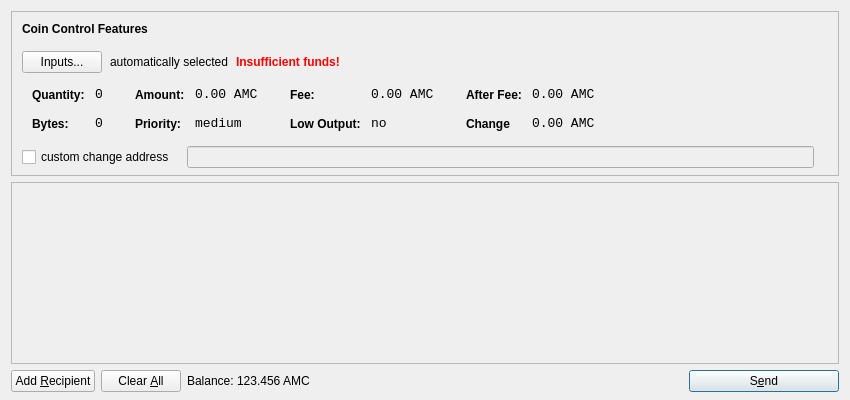
<?xml version="1.0" encoding="UTF-8"?>
<ui version="4.0">
 <class>SendCoinsDialog</class>
 <widget class="QDialog" name="SendCoinsDialog">
  <property name="geometry">
   <rect>
    <x>0</x>
    <y>0</y>
    <width>850</width>
    <height>400</height>
   </rect>
  </property>
  <property name="windowTitle">
   <string>Send Coins</string>
  </property>
  <layout class="QVBoxLayout" name="verticalLayout" stretch="0,1,0">
   <property name="bottomMargin">
    <number>8</number>
   </property>
   <item>
    <widget class="QFrame" name="frameCoinControl">
     <property name="sizePolicy">
      <sizepolicy hsizetype="Expanding" vsizetype="Expanding">
       <horstretch>0</horstretch>
       <verstretch>0</verstretch>
      </sizepolicy>
     </property>
     <property name="maximumSize">
      <size>
       <width>16777215</width>
       <height>16777215</height>
      </size>
     </property>
     <property name="frameShape">
      <enum>QFrame::StyledPanel</enum>
     </property>
     <property name="frameShadow">
      <enum>QFrame::Sunken</enum>
     </property>
     <layout class="QVBoxLayout" name="verticalLayoutCoinControl2">
      <property name="spacing">
       <number>-1</number>
      </property>
      <property name="leftMargin">
       <number>0</number>
      </property>
      <property name="topMargin">
       <number>0</number>
      </property>
      <property name="rightMargin">
       <number>0</number>
      </property>
      <property name="bottomMargin">
       <number>6</number>
      </property>
      <item>
       <layout class="QVBoxLayout" name="verticalLayoutCoinControl" stretch="0,0,0,0,1">
        <property name="spacing">
         <number>0</number>
        </property>
        <property name="leftMargin">
         <number>10</number>
        </property>
        <property name="topMargin">
         <number>10</number>
        </property>
        <item>
         <layout class="QHBoxLayout" name="horizontalLayoutCoinControl1">
          <property name="bottomMargin">
           <number>15</number>
          </property>
          <item>
           <widget class="QLabel" name="labelCoinControlFeatures">
            <property name="sizePolicy">
             <sizepolicy hsizetype="Preferred" vsizetype="Maximum">
              <horstretch>0</horstretch>
              <verstretch>0</verstretch>
             </sizepolicy>
            </property>
            <property name="font">
             <font>
              <weight>75</weight>
              <bold>true</bold>
             </font>
            </property>
            <property name="styleSheet">
             <string notr="true">font-weight:bold;</string>
            </property>
            <property name="text">
             <string>Coin Control Features</string>
            </property>
           </widget>
          </item>
         </layout>
        </item>
        <item>
         <layout class="QHBoxLayout" name="horizontalLayoutCoinControl2" stretch="0,0,0,0">
          <property name="spacing">
           <number>8</number>
          </property>
          <property name="bottomMargin">
           <number>10</number>
          </property>
          <item>
           <widget class="QPushButton" name="pushButtonCoinControl">
            <property name="styleSheet">
             <string notr="true"/>
            </property>
            <property name="text">
             <string>Inputs...</string>
            </property>
           </widget>
          </item>
          <item>
           <widget class="QLabel" name="labelCoinControlAutomaticallySelected">
            <property name="text">
             <string>automatically selected</string>
            </property>
            <property name="margin">
             <number>5</number>
            </property>
           </widget>
          </item>
          <item>
           <widget class="QLabel" name="labelCoinControlInsuffFunds">
            <property name="font">
             <font>
              <weight>75</weight>
              <bold>true</bold>
             </font>
            </property>
            <property name="styleSheet">
             <string notr="true">color:red;font-weight:bold;</string>
            </property>
            <property name="text">
             <string>Insufficient funds!</string>
            </property>
            <property name="margin">
             <number>5</number>
            </property>
           </widget>
          </item>
          <item>
           <spacer name="horizontalSpacerCoinControl">
            <property name="orientation">
             <enum>Qt::Horizontal</enum>
            </property>
            <property name="sizeHint" stdset="0">
             <size>
              <width>40</width>
              <height>1</height>
             </size>
            </property>
           </spacer>
          </item>
         </layout>
        </item>
        <item>
         <widget class="QWidget" name="widgetCoinControl" native="true">
          <property name="sizePolicy">
           <sizepolicy hsizetype="Preferred" vsizetype="Preferred">
            <horstretch>0</horstretch>
            <verstretch>0</verstretch>
           </sizepolicy>
          </property>
          <property name="minimumSize">
           <size>
            <width>0</width>
            <height>0</height>
           </size>
          </property>
          <property name="styleSheet">
           <string notr="true"/>
          </property>
          <layout class="QHBoxLayout" name="horizontalLayoutCoinControl5">
           <property name="margin">
            <number>0</number>
           </property>
           <item>
            <layout class="QHBoxLayout" name="horizontalLayoutCoinControl3" stretch="0,0,0,1">
             <property name="spacing">
              <number>20</number>
             </property>
             <property name="topMargin">
              <number>0</number>
             </property>
             <property name="bottomMargin">
              <number>10</number>
             </property>
             <item>
              <layout class="QFormLayout" name="formLayoutCoinControl1">
               <property name="horizontalSpacing">
                <number>10</number>
               </property>
               <property name="verticalSpacing">
                <number>14</number>
               </property>
               <property name="leftMargin">
                <number>10</number>
               </property>
               <property name="topMargin">
                <number>4</number>
               </property>
               <property name="rightMargin">
                <number>6</number>
               </property>
               <item row="0" column="0">
                <widget class="QLabel" name="labelCoinControlQuantityText">
                 <property name="styleSheet">
                  <string notr="true">font-weight:bold;</string>
                 </property>
                 <property name="text">
                  <string>Quantity:</string>
                 </property>
                 <property name="margin">
                  <number>0</number>
                 </property>
                </widget>
               </item>
               <item row="0" column="1">
                <widget class="QLabel" name="labelCoinControlQuantity">
                 <property name="font">
                  <font>
                   <family>Monospace</family>
                   <pointsize>10</pointsize>
                  </font>
                 </property>
                 <property name="cursor">
                  <cursorShape>IBeamCursor</cursorShape>
                 </property>
                 <property name="contextMenuPolicy">
                  <enum>Qt::ActionsContextMenu</enum>
                 </property>
                 <property name="text">
                  <string>0</string>
                 </property>
                 <property name="margin">
                  <number>0</number>
                 </property>
                 <property name="textInteractionFlags">
                  <set>Qt::LinksAccessibleByMouse|Qt::TextSelectableByKeyboard|Qt::TextSelectableByMouse</set>
                 </property>
                </widget>
               </item>
               <item row="1" column="0">
                <widget class="QLabel" name="labelCoinControlBytesText">
                 <property name="styleSheet">
                  <string notr="true">font-weight:bold;</string>
                 </property>
                 <property name="text">
                  <string>Bytes:</string>
                 </property>
                </widget>
               </item>
               <item row="1" column="1">
                <widget class="QLabel" name="labelCoinControlBytes">
                 <property name="font">
                  <font>
                   <family>Monospace</family>
                   <pointsize>10</pointsize>
                  </font>
                 </property>
                 <property name="cursor">
                  <cursorShape>IBeamCursor</cursorShape>
                 </property>
                 <property name="contextMenuPolicy">
                  <enum>Qt::ActionsContextMenu</enum>
                 </property>
                 <property name="text">
                  <string>0</string>
                 </property>
                 <property name="textInteractionFlags">
                  <set>Qt::LinksAccessibleByMouse|Qt::TextSelectableByKeyboard|Qt::TextSelectableByMouse</set>
                 </property>
                </widget>
               </item>
              </layout>
             </item>
             <item>
              <layout class="QFormLayout" name="formLayoutCoinControl2">
               <property name="horizontalSpacing">
                <number>10</number>
               </property>
               <property name="verticalSpacing">
                <number>14</number>
               </property>
               <property name="leftMargin">
                <number>6</number>
               </property>
               <property name="topMargin">
                <number>4</number>
               </property>
               <property name="rightMargin">
                <number>6</number>
               </property>
               <item row="0" column="0">
                <widget class="QLabel" name="labelCoinControlAmountText">
                 <property name="styleSheet">
                  <string notr="true">font-weight:bold;</string>
                 </property>
                 <property name="text">
                  <string>Amount:</string>
                 </property>
                 <property name="margin">
                  <number>0</number>
                 </property>
                </widget>
               </item>
               <item row="0" column="1">
                <widget class="QLabel" name="labelCoinControlAmount">
                 <property name="font">
                  <font>
                   <family>Monospace</family>
                   <pointsize>10</pointsize>
                  </font>
                 </property>
                 <property name="cursor">
                  <cursorShape>IBeamCursor</cursorShape>
                 </property>
                 <property name="contextMenuPolicy">
                  <enum>Qt::ActionsContextMenu</enum>
                 </property>
                 <property name="text">
                  <string>0.00 AMC</string>
                 </property>
                 <property name="textInteractionFlags">
                  <set>Qt::LinksAccessibleByMouse|Qt::TextSelectableByKeyboard|Qt::TextSelectableByMouse</set>
                 </property>
                </widget>
               </item>
               <item row="1" column="0">
                <widget class="QLabel" name="labelCoinControlPriorityText">
                 <property name="styleSheet">
                  <string notr="true">font-weight:bold;</string>
                 </property>
                 <property name="text">
                  <string>Priority:</string>
                 </property>
                </widget>
               </item>
               <item row="1" column="1">
                <widget class="QLabel" name="labelCoinControlPriority">
                 <property name="font">
                  <font>
                   <family>Monospace</family>
                   <pointsize>10</pointsize>
                  </font>
                 </property>
                 <property name="cursor">
                  <cursorShape>IBeamCursor</cursorShape>
                 </property>
                 <property name="contextMenuPolicy">
                  <enum>Qt::ActionsContextMenu</enum>
                 </property>
                 <property name="text">
                  <string>medium</string>
                 </property>
                 <property name="textInteractionFlags">
                  <set>Qt::LinksAccessibleByMouse|Qt::TextSelectableByKeyboard|Qt::TextSelectableByMouse</set>
                 </property>
                </widget>
               </item>
              </layout>
             </item>
             <item>
              <layout class="QFormLayout" name="formLayoutCoinControl3">
               <property name="horizontalSpacing">
                <number>10</number>
               </property>
               <property name="verticalSpacing">
                <number>14</number>
               </property>
               <property name="leftMargin">
                <number>6</number>
               </property>
               <property name="topMargin">
                <number>4</number>
               </property>
               <property name="rightMargin">
                <number>6</number>
               </property>
               <item row="0" column="0">
                <widget class="QLabel" name="labelCoinControlFeeText">
                 <property name="styleSheet">
                  <string notr="true">font-weight:bold;</string>
                 </property>
                 <property name="text">
                  <string>Fee:</string>
                 </property>
                 <property name="margin">
                  <number>0</number>
                 </property>
                </widget>
               </item>
               <item row="0" column="1">
                <widget class="QLabel" name="labelCoinControlFee">
                 <property name="font">
                  <font>
                   <family>Monospace</family>
                   <pointsize>10</pointsize>
                  </font>
                 </property>
                 <property name="cursor">
                  <cursorShape>IBeamCursor</cursorShape>
                 </property>
                 <property name="contextMenuPolicy">
                  <enum>Qt::ActionsContextMenu</enum>
                 </property>
                 <property name="text">
                  <string>0.00 AMC</string>
                 </property>
                 <property name="textInteractionFlags">
                  <set>Qt::LinksAccessibleByMouse|Qt::TextSelectableByKeyboard|Qt::TextSelectableByMouse</set>
                 </property>
                </widget>
               </item>
               <item row="1" column="0">
                <widget class="QLabel" name="labelCoinControlLowOutputText">
                 <property name="styleSheet">
                  <string notr="true">font-weight:bold;</string>
                 </property>
                 <property name="text">
                  <string>Low Output:</string>
                 </property>
                </widget>
               </item>
               <item row="1" column="1">
                <widget class="QLabel" name="labelCoinControlLowOutput">
                 <property name="font">
                  <font>
                   <family>Monospace</family>
                   <pointsize>10</pointsize>
                  </font>
                 </property>
                 <property name="cursor">
                  <cursorShape>IBeamCursor</cursorShape>
                 </property>
                 <property name="contextMenuPolicy">
                  <enum>Qt::ActionsContextMenu</enum>
                 </property>
                 <property name="text">
                  <string>no</string>
                 </property>
                 <property name="textInteractionFlags">
                  <set>Qt::LinksAccessibleByMouse|Qt::TextSelectableByKeyboard|Qt::TextSelectableByMouse</set>
                 </property>
                </widget>
               </item>
              </layout>
             </item>
             <item>
              <layout class="QFormLayout" name="formLayoutCoinControl4">
               <property name="horizontalSpacing">
                <number>10</number>
               </property>
               <property name="verticalSpacing">
                <number>14</number>
               </property>
               <property name="leftMargin">
                <number>6</number>
               </property>
               <property name="topMargin">
                <number>4</number>
               </property>
               <property name="rightMargin">
                <number>6</number>
               </property>
               <item row="0" column="0">
                <widget class="QLabel" name="labelCoinControlAfterFeeText">
                 <property name="styleSheet">
                  <string notr="true">font-weight:bold;</string>
                 </property>
                 <property name="text">
                  <string>After Fee:</string>
                 </property>
                 <property name="margin">
                  <number>0</number>
                 </property>
                </widget>
               </item>
               <item row="0" column="1">
                <widget class="QLabel" name="labelCoinControlAfterFee">
                 <property name="font">
                  <font>
                   <family>Monospace</family>
                   <pointsize>10</pointsize>
                  </font>
                 </property>
                 <property name="cursor">
                  <cursorShape>IBeamCursor</cursorShape>
                 </property>
                 <property name="contextMenuPolicy">
                  <enum>Qt::ActionsContextMenu</enum>
                 </property>
                 <property name="text">
                  <string>0.00 AMC</string>
                 </property>
                 <property name="textInteractionFlags">
                  <set>Qt::LinksAccessibleByMouse|Qt::TextSelectableByKeyboard|Qt::TextSelectableByMouse</set>
                 </property>
                </widget>
               </item>
               <item row="1" column="0">
                <widget class="QLabel" name="labelCoinControlChangeText">
                 <property name="styleSheet">
                  <string notr="true">font-weight:bold;</string>
                 </property>
                 <property name="text">
                  <string>Change</string>
                 </property>
                </widget>
               </item>
               <item row="1" column="1">
                <widget class="QLabel" name="labelCoinControlChange">
                 <property name="font">
                  <font>
                   <family>Monospace</family>
                   <pointsize>10</pointsize>
                  </font>
                 </property>
                 <property name="cursor">
                  <cursorShape>IBeamCursor</cursorShape>
                 </property>
                 <property name="contextMenuPolicy">
                  <enum>Qt::ActionsContextMenu</enum>
                 </property>
                 <property name="text">
                  <string>0.00 AMC</string>
                 </property>
                 <property name="textInteractionFlags">
                  <set>Qt::LinksAccessibleByMouse|Qt::TextSelectableByKeyboard|Qt::TextSelectableByMouse</set>
                 </property>
                </widget>
               </item>
              </layout>
             </item>
            </layout>
           </item>
          </layout>
         </widget>
        </item>
        <item>
         <layout class="QHBoxLayout" name="horizontalLayoutCoinControl4" stretch="0,0,0">
          <property name="spacing">
           <number>12</number>
          </property>
          <property name="sizeConstraint">
           <enum>QLayout::SetDefaultConstraint</enum>
          </property>
          <property name="topMargin">
           <number>5</number>
          </property>
          <property name="rightMargin">
           <number>5</number>
          </property>
          <item>
           <widget class="QCheckBox" name="checkBoxCoinControlChange">
            <property name="text">
             <string>custom change address</string>
            </property>
           </widget>
          </item>
          <item>
           <widget class="QLineEdit" name="lineEditCoinControlChange">
            <property name="enabled">
             <bool>false</bool>
            </property>
            <property name="sizePolicy">
             <sizepolicy hsizetype="Expanding" vsizetype="Fixed">
              <horstretch>0</horstretch>
              <verstretch>0</verstretch>
             </sizepolicy>
            </property>
           </widget>
          </item>
          <item>
           <widget class="QLabel" name="labelCoinControlChangeLabel">
            <property name="sizePolicy">
             <sizepolicy hsizetype="Preferred" vsizetype="Expanding">
              <horstretch>0</horstretch>
              <verstretch>0</verstretch>
             </sizepolicy>
            </property>
            <property name="minimumSize">
             <size>
              <width>0</width>
              <height>0</height>
             </size>
            </property>
            <property name="text">
             <string/>
            </property>
            <property name="margin">
             <number>3</number>
            </property>
           </widget>
          </item>
         </layout>
        </item>
        <item>
         <spacer name="verticalSpacerCoinControl">
          <property name="orientation">
           <enum>Qt::Vertical</enum>
          </property>
          <property name="sizeHint" stdset="0">
           <size>
            <width>800</width>
            <height>1</height>
           </size>
          </property>
         </spacer>
        </item>
       </layout>
      </item>
     </layout>
    </widget>
   </item>
   <item>
    <widget class="QScrollArea" name="scrollArea">
     <property name="widgetResizable">
      <bool>true</bool>
     </property>
     <widget class="QWidget" name="scrollAreaWidgetContents">
      <property name="geometry">
       <rect>
        <x>0</x>
        <y>0</y>
        <width>830</width>
        <height>165</height>
       </rect>
      </property>
      <layout class="QVBoxLayout" name="verticalLayout_2">
       <property name="margin">
        <number>0</number>
       </property>
       <item>
        <layout class="QVBoxLayout" name="entries">
         <property name="spacing">
          <number>6</number>
         </property>
        </layout>
       </item>
       <item>
        <spacer name="verticalSpacer">
         <property name="orientation">
          <enum>Qt::Vertical</enum>
         </property>
         <property name="sizeHint" stdset="0">
          <size>
           <width>20</width>
           <height>40</height>
          </size>
         </property>
        </spacer>
       </item>
      </layout>
     </widget>
    </widget>
   </item>
   <item>
    <layout class="QHBoxLayout" name="horizontalLayout">
     <item>
      <widget class="QPushButton" name="addButton">
       <property name="toolTip">
        <string>Send to multiple recipients at once</string>
       </property>
       <property name="text">
        <string>Add &amp;Recipient</string>
       </property>
       <property name="icon">
        <iconset resource="../bitcoin.qrc">
         <normaloff>:/icons/add</normaloff>:/icons/add</iconset>
       </property>
       <property name="autoDefault">
        <bool>false</bool>
       </property>
      </widget>
     </item>
     <item>
      <widget class="QPushButton" name="clearButton">
       <property name="sizePolicy">
        <sizepolicy hsizetype="Minimum" vsizetype="Fixed">
         <horstretch>0</horstretch>
         <verstretch>0</verstretch>
        </sizepolicy>
       </property>
       <property name="toolTip">
        <string>Remove all transaction fields</string>
       </property>
       <property name="text">
        <string>Clear &amp;All</string>
       </property>
       <property name="icon">
        <iconset resource="../bitcoin.qrc">
         <normaloff>:/icons/remove</normaloff>:/icons/remove</iconset>
       </property>
       <property name="autoRepeatDelay">
        <number>300</number>
       </property>
       <property name="autoDefault">
        <bool>false</bool>
       </property>
      </widget>
     </item>
     <item>
      <layout class="QHBoxLayout" name="horizontalLayout_2">
       <property name="spacing">
        <number>3</number>
       </property>
       <item>
        <widget class="QLabel" name="label">
         <property name="sizePolicy">
          <sizepolicy hsizetype="Preferred" vsizetype="Fixed">
           <horstretch>0</horstretch>
           <verstretch>0</verstretch>
          </sizepolicy>
         </property>
         <property name="text">
          <string>Balance:</string>
         </property>
        </widget>
       </item>
       <item>
        <widget class="QLabel" name="labelBalance">
         <property name="sizePolicy">
          <sizepolicy hsizetype="Preferred" vsizetype="Fixed">
           <horstretch>0</horstretch>
           <verstretch>0</verstretch>
          </sizepolicy>
         </property>
         <property name="cursor">
          <cursorShape>IBeamCursor</cursorShape>
         </property>
         <property name="text">
          <string>123.456 AMC</string>
         </property>
         <property name="textInteractionFlags">
          <set>Qt::LinksAccessibleByMouse|Qt::TextSelectableByKeyboard|Qt::TextSelectableByMouse</set>
         </property>
        </widget>
       </item>
      </layout>
     </item>
     <item>
      <spacer name="horizontalSpacer">
       <property name="orientation">
        <enum>Qt::Horizontal</enum>
       </property>
       <property name="sizeHint" stdset="0">
        <size>
         <width>40</width>
         <height>20</height>
        </size>
       </property>
      </spacer>
     </item>
     <item>
      <widget class="QPushButton" name="sendButton">
       <property name="minimumSize">
        <size>
         <width>150</width>
         <height>0</height>
        </size>
       </property>
       <property name="toolTip">
        <string>Confirm the send action</string>
       </property>
       <property name="text">
        <string>S&amp;end</string>
       </property>
       <property name="icon">
        <iconset resource="../bitcoin.qrc">
         <normaloff>:/icons/send</normaloff>:/icons/send</iconset>
       </property>
       <property name="default">
        <bool>true</bool>
       </property>
      </widget>
     </item>
    </layout>
   </item>
  </layout>
 </widget>
 <resources>
  <include location="../bitcoin.qrc"/>
 </resources>
 <connections/>
</ui>
